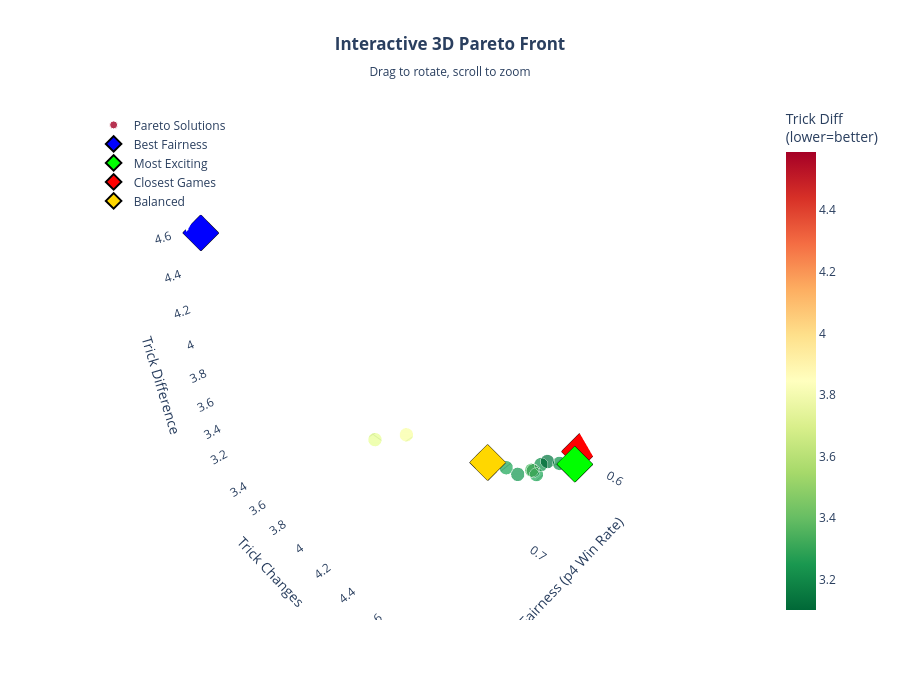

Source (notebook cell):
### Markdown cell above
### Interactive 3D Pareto Front (Plotly)

Drag to rotate, scroll to zoom. Hover over points for details.

### Code cell
# Create labels for each point
labels = []
for i in range(len(fairness)):
    label = f"Solution {i+1}<br>"
    label += f"Fairness: {fairness[i]:.3f}<br>"
    label += f"Trick Changes: {trick_changes[i]:.2f}<br>"
    label += f"Trick Diff: {trick_diff[i]:.2f}"
    
    # Add special tags
    if i == best_fairness_idx:
        label += "<br><b>★ Best Fairness</b>"
    if i == best_trick_changes_idx:
        label += "<br><b>★ Most Exciting</b>"
    if i == best_trick_diff_idx:
        label += "<br><b>★ Closest Games</b>"
    if i == balanced_idx:
        label += "<br><b>★ Most Balanced</b>"
    labels.append(label)

# Create main scatter trace
fig = go.Figure()

# All solutions
fig.add_trace(go.Scatter3d(
    x=fairness,
    y=trick_changes,
    z=trick_diff,
    mode='markers',
    marker=dict(
        size=8,
        color=trick_diff,
        colorscale='RdYlGn_r',
        colorbar=dict(title="Trick Diff<br>(lower=better)", x=1.02),
        opacity=0.8,
        line=dict(width=1, color='white')
    ),
    text=labels,
    hoverinfo='text',
    name='Pareto Solutions'
))

# Highlight special solutions
special_points = [
    (best_fairness_idx, 'Best Fairness', 'blue', 'diamond'),
    (best_trick_changes_idx, 'Most Exciting', 'lime', 'diamond'),
    (best_trick_diff_idx, 'Closest Games', 'red', 'diamond'),
    (balanced_idx, 'Balanced', 'gold', 'diamond'),
]

for idx, name, color, symbol in special_points:
    fig.add_trace(go.Scatter3d(
        x=[fairness[idx]],
        y=[trick_changes[idx]],
        z=[trick_diff[idx]],
        mode='markers',
        marker=dict(size=12, color=color, symbol=symbol, 
                    line=dict(width=2, color='black')),
        name=name,
        hoverinfo='text',
        text=[labels[idx]]
    ))

# Update layout
fig.update_layout(
    title=dict(
        text='<b>Interactive 3D Pareto Front</b><br><sub>Drag to rotate, scroll to zoom</sub>',
        x=0.5
    ),
    scene=dict(
        xaxis_title='Fairness (p4 Win Rate)',
        yaxis_title='Trick Changes',
        zaxis_title='Trick Difference',
        xaxis=dict(backgroundcolor='rgba(230,230,230,0.5)'),
        yaxis=dict(backgroundcolor='rgba(230,230,230,0.5)'),
        zaxis=dict(backgroundcolor='rgba(230,230,230,0.5)'),
    ),
    width=900,
    height=700,
    legend=dict(x=0.02, y=0.98, bgcolor='rgba(255,255,255,0.8)')
)

fig.show()

### Figure 1 — Plotly figure (JSON) as saved in the notebook; plotly's stock layout.template omitted (floating-point values rounded to 4 significant figures)
{"data": [{"hoverinfo": "text", "marker": {"color": [4.588, 3.188, 3.208, 3.248, 3.204, 3.41, 3.722, 3.148, 3.188, 3.114, 3.258, 3.674, 3.102, 3.33, 3.216], "colorbar": {"title": {"text": "Trick Diff<br>(lower=better)"}, "x": 1.02}, "colorscale": [[0, "rgb(0,104,55)"], [0.1, "rgb(26,152,80)"], [0.2, "rgb(102,189,99)"], [0.3, "rgb(166,217,106)"], [0.4, "rgb(217,239,139)"], [0.5, "rgb(255,255,191)"], [0.6, "rgb(254,224,139)"], [0.7, "rgb(253,174,97)"], [0.8, "rgb(244,109,67)"], [0.9, "rgb(215,48,39)"], [1, "rgb(165,0,38)"]], "line": {"color": "white", "width": 1}, "opacity": 0.8, "size": 8}, "mode": "markers", "name": "Pareto Solutions", "text": ["Solution 1<br>Fairness: 0.793<br>Trick Changes: 3.27<br>Trick Diff: 4.59<br><b>★ Best Fairness</b>", "Solution 2<br>Fairness: 0.644<br>Trick Changes: 4.61<br>Trick Diff: 3.19", "Solution 3<br>Fairness: 0.667<br>Trick Changes: 4.57<br>Trick Diff: 3.21", "Solution 4<br>Fairness: 0.672<br>Trick Changes: 4.51<br>Trick Diff: 3.25", "Solution 5<br>Fairness: 0.623<br>Trick Changes: 4.73<br>Trick Diff: 3.20", "Solution 6<br>Fairness: 0.695<br>Trick Changes: 4.51<br>Trick Diff: 3.41<br><b>★ Most Balanced</b>", "Solution 7<br>Fairness: 0.746<br>Trick Changes: 4.29<br>Trick Diff: 3.72", "Solution 8<br>Fairness: 0.649<br>Trick Changes: 4.58<br>Trick Diff: 3.15", "Solution 9<br>Fairness: 0.633<br>Trick Changes: 4.68<br>Trick Diff: 3.19", "Solution 10<br>Fairness: 0.629<br>Trick Changes: 4.58<br>Trick Diff: 3.11", "Solution 11<br>Fairness: 0.663<br>Trick Changes: 4.67<br>Trick Diff: 3.26", "Solution 12<br>Fairness: 0.759<br>Trick Changes: 4.17<br>Trick Diff: 3.67", "Solution 13<br>Fairness: 0.600<br>Trick Changes: 4.66<br>Trick Diff: 3.10<br><b>★ Closest Games</b>", "Solution 14<br>Fairness: 0.670<br>Trick Changes: 4.67<br>Trick Diff: 3.33", "Solution 15<br>Fairness: 0.629<br>Trick Changes: 4.76<br>Trick Diff: 3.22<br><b>★ Most Exciting</b>"], "type": "scatter3d", "x": [0.793, 0.644, 0.667, 0.672, 0.623, 0.695, 0.746, 0.649, 0.633, 0.629, 0.663, 0.759, 0.6, 0.67, 0.629], "y": [3.275, 4.607, 4.57, 4.513, 4.726, 4.509, 4.293, 4.584, 4.678, 4.58, 4.672, 4.169, 4.661, 4.671, 4.757], "z": [4.588, 3.188, 3.208, 3.248, 3.204, 3.41, 3.722, 3.148, 3.188, 3.114, 3.258, 3.674, 3.102, 3.33, 3.216]}, {"hoverinfo": "text", "marker": {"color": "blue", "line": {"color": "black", "width": 2}, "size": 12, "symbol": "diamond"}, "mode": "markers", "name": "Best Fairness", "text": ["Solution 1<br>Fairness: 0.793<br>Trick Changes: 3.27<br>Trick Diff: 4.59<br><b>★ Best Fairness</b>"], "type": "scatter3d", "x": [0.793], "y": [3.275], "z": [4.588]}, {"hoverinfo": "text", "marker": {"color": "lime", "line": {"color": "black", "width": 2}, "size": 12, "symbol": "diamond"}, "mode": "markers", "name": "Most Exciting", "text": ["Solution 15<br>Fairness: 0.629<br>Trick Changes: 4.76<br>Trick Diff: 3.22<br><b>★ Most Exciting</b>"], "type": "scatter3d", "x": [0.629], "y": [4.757], "z": [3.216]}, {"hoverinfo": "text", "marker": {"color": "red", "line": {"color": "black", "width": 2}, "size": 12, "symbol": "diamond"}, "mode": "markers", "name": "Closest Games", "text": ["Solution 13<br>Fairness: 0.600<br>Trick Changes: 4.66<br>Trick Diff: 3.10<br><b>★ Closest Games</b>"], "type": "scatter3d", "x": [0.6], "y": [4.661], "z": [3.102]}, {"hoverinfo": "text", "marker": {"color": "gold", "line": {"color": "black", "width": 2}, "size": 12, "symbol": "diamond"}, "mode": "markers", "name": "Balanced", "text": ["Solution 6<br>Fairness: 0.695<br>Trick Changes: 4.51<br>Trick Diff: 3.41<br><b>★ Most Balanced</b>"], "type": "scatter3d", "x": [0.695], "y": [4.509], "z": [3.41]}], "layout": {"height": 700, "legend": {"bgcolor": "rgba(255,255,255,0.8)", "x": 0.02, "y": 0.98}, "scene": {"xaxis": {"backgroundcolor": "rgba(230,230,230,0.5)", "title": {"text": "Fairness (p4 Win Rate)"}}, "yaxis": {"backgroundcolor": "rgba(230,230,230,0.5)", "title": {"text": "Trick Changes"}}, "zaxis": {"backgroundcolor": "rgba(230,230,230,0.5)", "title": {"text": "Trick Difference"}}}, "title": {"text": "<b>Interactive 3D Pareto Front</b><br><sub>Drag to rotate, scroll to zoom</sub>", "x": 0.5}, "width": 900}}
